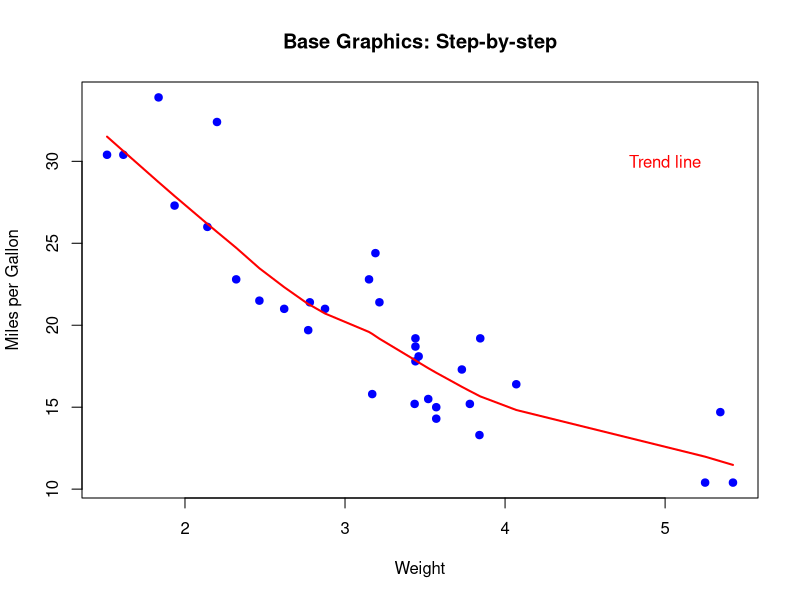
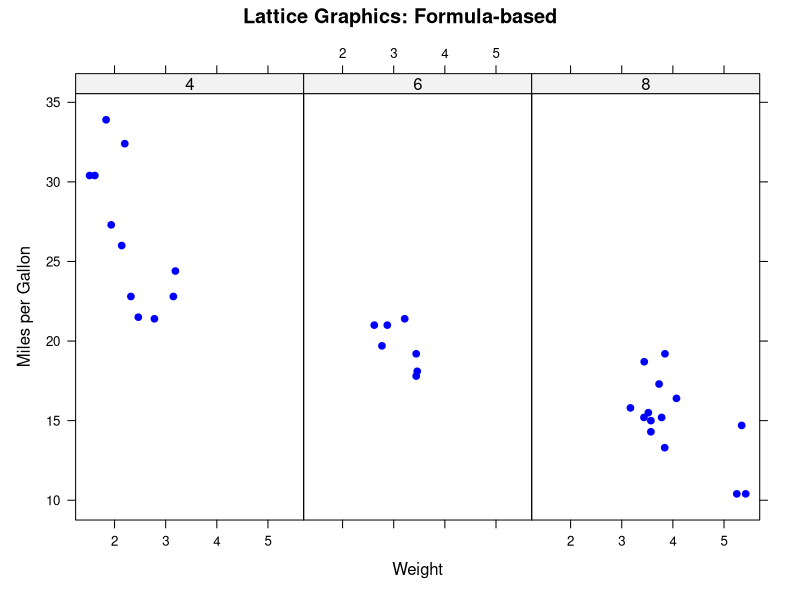

R code for these plots, in order:

plot(mtcars$wt, mtcars$mpg,          # First layer (scatter plot)
     main = "Base Graphics: Step-by-step",
     xlab = "Weight", ylab = "Miles per Gallon",
     pch = 19, col = "blue")

# Add a regression line
lines(lowess(mtcars$wt, mtcars$mpg), col = "red", lwd = 2)

# Add text label
text(5, 30, "Trend line", col = "red")

library(lattice)

xyplot(mpg ~ wt | factor(cyl), data = mtcars,
       main = "Lattice Graphics: Formula-based",
       xlab = "Weight", ylab = "Miles per Gallon",
       layout = c(3, 1),
       pch = 19, col = "blue")


